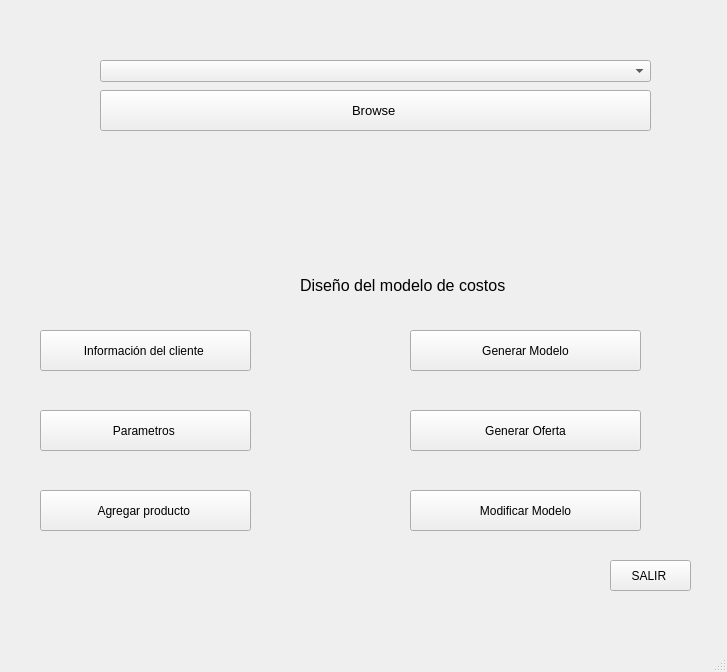
<?xml version="1.0" encoding="UTF-8"?>
<ui version="4.0">
 <class>Variables</class>
 <widget class="QMainWindow" name="Variables">
  <property name="geometry">
   <rect>
    <x>0</x>
    <y>0</y>
    <width>727</width>
    <height>672</height>
   </rect>
  </property>
  <property name="windowTitle">
   <string>MainWindow</string>
  </property>
  <widget class="QWidget" name="centralwidget">
   <widget class="QPushButton" name="boton_parametros">
    <property name="geometry">
     <rect>
      <x>40</x>
      <y>410</y>
      <width>211</width>
      <height>41</height>
     </rect>
    </property>
    <property name="text">
     <string>Parametros </string>
    </property>
   </widget>
   <widget class="QLabel" name="label_2">
    <property name="geometry">
     <rect>
      <x>300</x>
      <y>260</y>
      <width>321</width>
      <height>51</height>
     </rect>
    </property>
    <property name="text">
     <string>&lt;html&gt;&lt;head/&gt;&lt;body&gt;&lt;p&gt;&lt;span style=&quot; font-size:12pt;&quot;&gt;Diseño del modelo de costos&lt;/span&gt;&lt;/p&gt;&lt;/body&gt;&lt;/html&gt;</string>
    </property>
   </widget>
   <widget class="QPushButton" name="boton_infocliente">
    <property name="geometry">
     <rect>
      <x>40</x>
      <y>330</y>
      <width>211</width>
      <height>41</height>
     </rect>
    </property>
    <property name="text">
     <string>Información del cliente </string>
    </property>
   </widget>
   <widget class="QPushButton" name="boton_salir">
    <property name="geometry">
     <rect>
      <x>610</x>
      <y>560</y>
      <width>81</width>
      <height>31</height>
     </rect>
    </property>
    <property name="text">
     <string>SALIR </string>
    </property>
   </widget>
   <widget class="QPushButton" name="boton">
    <property name="geometry">
     <rect>
      <x>410</x>
      <y>330</y>
      <width>231</width>
      <height>41</height>
     </rect>
    </property>
    <property name="text">
     <string>Generar Modelo</string>
    </property>
   </widget>
   <widget class="QPushButton" name="boton_agregar">
    <property name="geometry">
     <rect>
      <x>40</x>
      <y>490</y>
      <width>211</width>
      <height>41</height>
     </rect>
    </property>
    <property name="text">
     <string>Agregar producto </string>
    </property>
   </widget>
   <widget class="QPushButton" name="boton_2">
    <property name="geometry">
     <rect>
      <x>410</x>
      <y>410</y>
      <width>231</width>
      <height>41</height>
     </rect>
    </property>
    <property name="text">
     <string>Generar Oferta</string>
    </property>
   </widget>
   <widget class="QPushButton" name="boton_3">
    <property name="geometry">
     <rect>
      <x>410</x>
      <y>490</y>
      <width>231</width>
      <height>41</height>
     </rect>
    </property>
    <property name="text">
     <string>Modificar Modelo</string>
    </property>
   </widget>
   <widget class="QComboBox" name="comboBox">
    <property name="geometry">
     <rect>
      <x>100</x>
      <y>60</y>
      <width>551</width>
      <height>22</height>
     </rect>
    </property>
    <property name="font">
     <font>
      <pointsize>10</pointsize>
     </font>
    </property>
   </widget>
   <widget class="QPushButton" name="pushButton_3">
    <property name="geometry">
     <rect>
      <x>100</x>
      <y>90</y>
      <width>551</width>
      <height>41</height>
     </rect>
    </property>
    <property name="font">
     <font>
      <pointsize>10</pointsize>
     </font>
    </property>
    <property name="text">
     <string>Browse </string>
    </property>
   </widget>
  </widget>
  <widget class="QMenuBar" name="menubar">
   <property name="geometry">
    <rect>
     <x>0</x>
     <y>0</y>
     <width>727</width>
     <height>26</height>
    </rect>
   </property>
  </widget>
  <widget class="QStatusBar" name="statusbar"/>
 </widget>
 <resources/>
 <connections/>
</ui>
